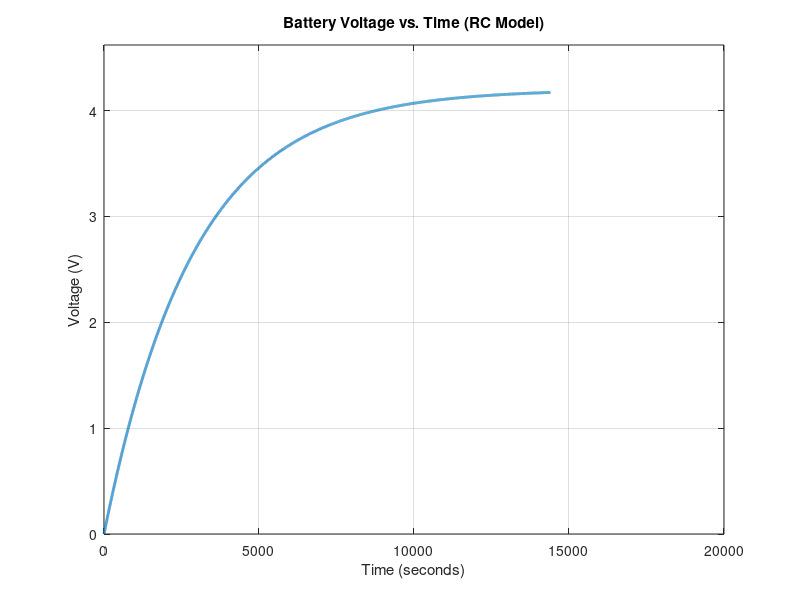

The MATLAB source for this figure:
%%         --- Battery Charging Model Script ---
% This script models the voltage of a lithium-ion battery ...
% over time using parameters from the Panasonic NCA103450 battery

% Clear workspace and command window for a clear run
clear , clc, close all;

%% 1. Define Constants using Panasonic NCA103450
V_max = 4.2;    % Maximum Charging Voltage (V)
R = 0.25;       % Equivalent Resistance (Ohms)
C = 11520;      % Equivalent Capacitance (Farads)
% Note: R and C are estimated based on the specified standard charging time
% of 4.0 hours. All calculations and reasoning are shown in 'Voltage Model
% Calculations' pdf.

%% 2. Set up Time Vector
% Defines the simulation time to be long enough to see a full charge.
% A good rule of thumb is 5*(R*C) reaches ~99.3% charge.
tau = R * C;
t_end = 5 * tau;    % End time for simulation (seconds) (std. 4.0 hours)
t = 0:1:t_end;      % Time vector from 0 to t_end, with 1-second steps

%% 3. Calculate Voltage Over Time
% Implements the charging equation V(t) = V_max * (1-e^(-t/tau))
V_t = V_max * (1 - exp(-t / tau));

%% 4. Graphing Plot (for verification)
% Visualizes result to ensure model works.
figure;                 % Creates a new figure window
plot(t, V_t, 'LineWidth', 2);
title('Battery Voltage vs. Time (RC Model)');
xlabel('Time (seconds)');
ylabel('Voltage (V)');
grid on;                % Creates a grid on the graph
ylim([0 V_max*1.1]);    % Sets y-axis limits for better visualization

% Save the plot as a PNG file for documentation
saveas(gcf, 'BatteryVoltagePlot.png'); 
% ^ Currently commented out until documentation ^



